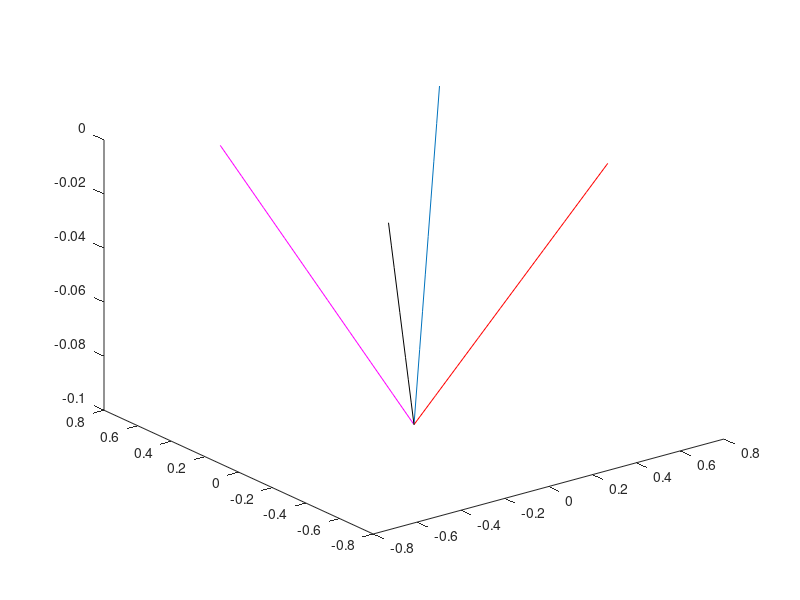
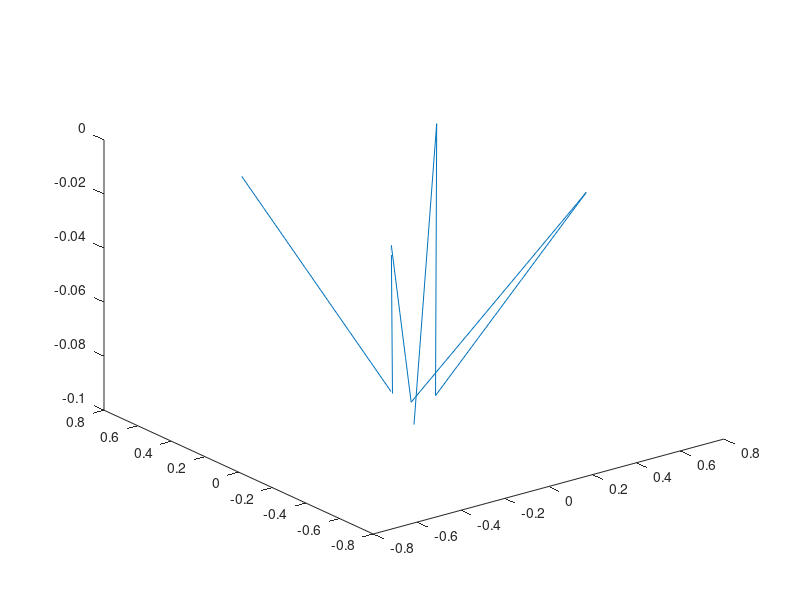

Write MATLAB code to recreate these figures, in order. (Note: this script raises an error after producing the figures.)
clc
clear all
close all

%% make ropes
n = 10;
% rope1
rope1_s = [0,0,-0.1]';
rope1_e = [0.5,0.5,0]';
rope1_nodes = [linspace(rope1_s(1),rope1_e(1),n); linspace(rope1_s(2),rope1_e(2),n); linspace(rope1_s(3),rope1_e(3),n)]';
n_nodes_r1 = size(rope1_nodes,1) - 1;
rope1_edges = [1:n_nodes_r1-1; 2:n_nodes_r1]';

% rope2
rope2_s = rope1_s;
rope2_e = [0.5,-0.5,0]';
rope2_nodes = [linspace(rope2_s(1),rope2_e(1),n); linspace(rope2_s(2),rope2_e(2),n); linspace(rope2_s(3),rope2_e(3),n)]';
n_nodes_r2 = size(rope2_nodes,1) - 2;
rope2_edges = [1, n_nodes_r1 + 1 : n_nodes_r1 + n_nodes_r2-1; ...
    n_nodes_r1 + 1 , n_nodes_r1 + 2 : n_nodes_r1 + n_nodes_r2]';

% rope3
rope3_s = rope1_s;
rope3_e = [-0.5,-0.5,0]';
rope3_nodes = [linspace(rope3_s(1),rope3_e(1),n); linspace(rope3_s(2),rope3_e(2),n); linspace(rope3_s(3),rope3_e(3),n)]';
n_nodes_r3 = size(rope3_nodes,1) - 2;
a = (n_nodes_r1 + n_nodes_r2 + 1) : (n_nodes_r1 + n_nodes_r2 + n_nodes_r3 - 1);
b = (n_nodes_r1 + n_nodes_r2 + 2) : (n_nodes_r1 + n_nodes_r2 + n_nodes_r3);
rope3_edges = [1, a; n_nodes_r1 + n_nodes_r2 + 1, b]';

% rope4
rope4_s = rope1_s;
rope4_e = [-0.5,0.5,0]';
rope4_nodes = [linspace(rope4_s(1),rope4_e(1),n); linspace(rope4_s(2),rope4_e(2),n); linspace(rope4_s(3),rope4_e(3),n)]';
n_nodes_r4 = size(rope4_nodes,1) - 2;
a = (n_nodes_r1 + n_nodes_r2 + n_nodes_r3 + 1) : (n_nodes_r1 + n_nodes_r2 + n_nodes_r3 + n_nodes_r4 -1);
b = (n_nodes_r1 + n_nodes_r2 + n_nodes_r3 + 2) : (n_nodes_r1 + n_nodes_r2 + n_nodes_r3 + n_nodes_r4);
rope4_edges = [1, a; n_nodes_r1 + n_nodes_r2 + n_nodes_r3 + 1, b]';

figure()
plot3(rope1_nodes(:,1), rope1_nodes(:,2), rope1_nodes(:,3));
hold on;
plot3(rope2_nodes(:,1), rope2_nodes(:,2), rope2_nodes(:,3),'r')
plot3(rope3_nodes(:,1), rope3_nodes(:,2), rope3_nodes(:,3),'k')
plot3(rope4_nodes(:,1), rope4_nodes(:,2), rope4_nodes(:,3),'m')
hold off;

rod_nodes = [rope1_nodes(1:end-1,:); rope2_nodes(2:end-1,:); rope3_nodes(2:end-1,:); rope4_nodes(2:end-1,:)];
rod_edges = [rope1_edges; rope2_edges; rope3_edges; rope4_edges];
figure()
plot3(rod_nodes(:,1), rod_nodes(:,2), rod_nodes(:,3));

%% canopy shell
side = 0.5;
dl = side/(n-1);
maxMeshSize = dl*2;
minMeshSize = maxMeshSize/2; % minimum size of the mesh
    
gd = [3; 4; -0.5; 0.5; 0.5; -0.5; -0.5; -0.5; 0.5; 0.5];
g = decsg(gd);
model = createpde;
geometryFromEdges(model,g); % create geometry (rectangle in our case)

% FEMesh = generateMesh(model);
FEMesh = generateMesh(model,'Hmax', maxMeshSize, 'Hmin', ...
     minMeshSize, 'GeometricOrder', 'linear'); % generate the mesh
figure()
pdeplot(model)
axis equal;

shell_nodes = FEMesh.Nodes;
shell_nodes(abs(shell_nodes)<1e-8) = 0;
shell_nodes = [shell_nodes ; zeros(1,size(shell_nodes,2))]';
face_nodes = FEMesh.Elements';
n_rod_nodes = size(rod_nodes,1);
face_nodes = face_nodes + n_rod_nodes.*ones(size(face_nodes,1),3);

Nodes = [rod_nodes;shell_nodes];

%% rod-shell joint edges

rod_shell_joint_edges = [];
% joint 1: rod1 last node and shell node 3
rod_shell_joint_edges = [rod_shell_joint_edges; n_nodes_r1 (3+n_rod_nodes)];

% joint 2: rod2 last node and shell node 2
rod_shell_joint_edges = [rod_shell_joint_edges; (n_nodes_r1 + n_nodes_r2) (2+n_rod_nodes)];

% joint 3: rod3 last node and shell node 1
rod_shell_joint_edges = [rod_shell_joint_edges; (n_nodes_r1 + n_nodes_r2 + n_nodes_r3) (1+n_rod_nodes)];

% joint 4: rod2 last node and shell node 4
rod_shell_joint_edges = [rod_shell_joint_edges; (n_nodes_r1 + n_nodes_r2 + n_nodes_r3 + n_nodes_r4) (4+n_rod_nodes)];


%% write input
filename = 'parachute_input_n10.txt';
fid = fopen(filename,'w');
if fid ~= -1
    fprintf(fid,'*rodNodes');
    fclose(fid);
end
writematrix(rod_nodes,filename, 'WriteMode','append')
fid = fopen(filename, 'at');
if fid ~= -1
    fprintf(fid,'*shellNodes');
    fclose(fid);
end
writematrix(shell_nodes,filename, 'WriteMode','append')

fid = fopen(filename, 'at');
if fid ~= -1
    fprintf(fid,'*FaceNodes');
    fclose(fid);
end
writematrix(face_nodes,filename, 'WriteMode','append')

fid = fopen(filename, 'at');
if fid ~= -1
    fprintf(fid,'*rodEdges');
    fclose(fid);
end
writematrix(rod_edges,filename, 'WriteMode','append')

fid = fopen(filename, 'at');
if fid ~= -1
    fprintf(fid,'*rodshellJointEdges');
    fclose(fid);
end
writematrix(rod_shell_joint_edges,filename, 'WriteMode','append')

